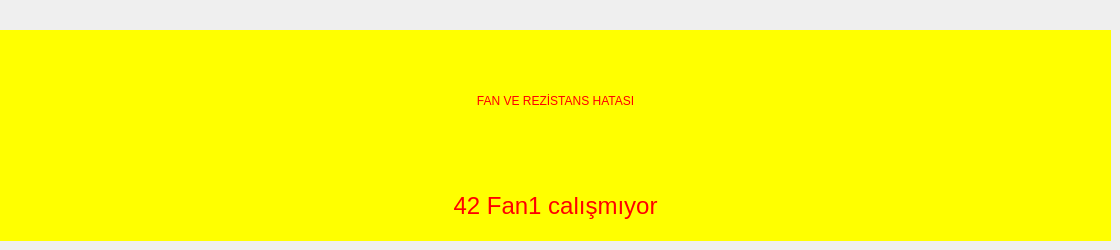
          <widget class="QWidget" name="detailsBottomHetar">
           <widget class="QLabel" name="label_40">
            <property name="geometry">
             <rect>
              <x>0</x>
              <y>30</y>
              <width>1111</width>
              <height>141</height>
             </rect>
            </property>
            <property name="styleSheet">
             <string notr="true">background-color: rgb(255, 255, 0);
font: 30pt &quot;MS Shell Dlg 2&quot;;


color: rgb(255, 0, 0);
</string>
            </property>
            <property name="text">
             <string>FAN VE REZİSTANS HATASI</string>
            </property>
            <property name="alignment">
             <set>Qt::AlignCenter</set>
            </property>
           </widget>
           <widget class="QLabel" name="laFault46">
            <property name="geometry">
             <rect>
              <x>0</x>
              <y>170</y>
              <width>1111</width>
              <height>71</height>
             </rect>
            </property>
            <property name="font">
             <font>
              <family>Arial</family>
              <pointsize>18</pointsize>
              <weight>9</weight>
              <italic>false</italic>
              <bold>false</bold>
             </font>
            </property>
            <property name="styleSheet">
             <string notr="true">background-color: rgb(255, 255, 0);
color: rgb(255, 0, 0);
font: 75 18pt &quot;Arial&quot;;</string>
            </property>
            <property name="text">
             <string>46 Isınma Arızası</string>
            </property>
            <property name="alignment">
             <set>Qt::AlignCenter</set>
            </property>
           </widget>
           <widget class="QLabel" name="laFault44">
            <property name="geometry">
             <rect>
              <x>0</x>
              <y>170</y>
              <width>1111</width>
              <height>71</height>
             </rect>
            </property>
            <property name="font">
             <font>
              <family>Arial</family>
              <pointsize>18</pointsize>
              <weight>9</weight>
              <italic>false</italic>
              <bold>false</bold>
             </font>
            </property>
            <property name="styleSheet">
             <string notr="true">background-color: rgb(255, 255, 0);
color: rgb(255, 0, 0);
font: 75 18pt &quot;Arial&quot;;</string>
            </property>
            <property name="text">
             <string>44 Fan3 calışmıyor</string>
            </property>
            <property name="alignment">
             <set>Qt::AlignCenter</set>
            </property>
           </widget>
           <widget class="QLabel" name="laFault43">
            <property name="geometry">
             <rect>
              <x>0</x>
              <y>170</y>
              <width>1111</width>
              <height>71</height>
             </rect>
            </property>
            <property name="font">
             <font>
              <family>Arial</family>
              <pointsize>18</pointsize>
              <weight>9</weight>
              <italic>false</italic>
              <bold>false</bold>
             </font>
            </property>
            <property name="styleSheet">
             <string notr="true">background-color: rgb(255, 255, 0);
color: rgb(255, 0, 0);
font: 75 18pt &quot;Arial&quot;;</string>
            </property>
            <property name="text">
             <string>43 Fan2 calışmıyor</string>
            </property>
            <property name="alignment">
             <set>Qt::AlignCenter</set>
            </property>
           </widget>
           <widget class="QLabel" name="laFault42">
            <property name="geometry">
             <rect>
              <x>0</x>
              <y>170</y>
              <width>1111</width>
              <height>71</height>
             </rect>
            </property>
            <property name="font">
             <font>
              <family>Arial</family>
              <pointsize>18</pointsize>
              <weight>9</weight>
              <italic>false</italic>
              <bold>false</bold>
             </font>
            </property>
            <property name="styleSheet">
             <string notr="true">background-color: rgb(255, 255, 0);
color: rgb(255, 0, 0);
font: 75 18pt &quot;Arial&quot;;</string>
            </property>
            <property name="text">
             <string>42 Fan1 calışmıyor</string>
            </property>
            <property name="alignment">
             <set>Qt::AlignCenter</set>
            </property>
           </widget>
          </widget>
